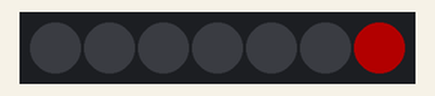
The program below on a simulated Raspberry Pi (BCM pin numbers) with a Rainbow HAT. Parts: 7 RGB LEDs in strip order, left to right. Dim RGB values are drawn brighter than linear.

Above: at 0.1 s.
At 1.1 s:
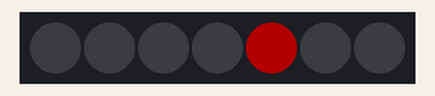
At 1.6 s:
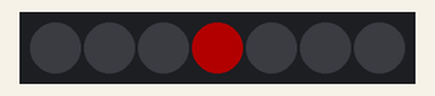
At 3.1 s:
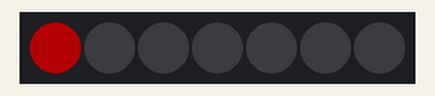
At 4.6 s:
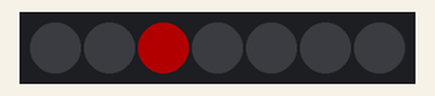
At 7.1 s:
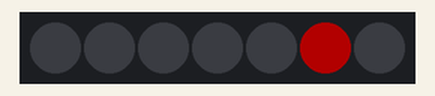
Timing chart, 0 to 40.0 s (numbered marks = the images above):
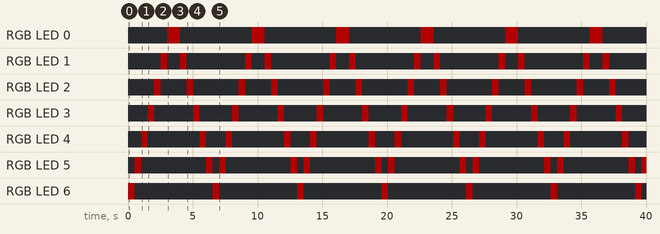

Measured:
- by itself, RGB LED 0: alternates RGB(58, 0, 0) for 1.0 s and off for 5.5 s
- by itself, RGB LED 1: repeats every 6.5 s: off 1.0 s, RGB(58, 0, 0) 0.50 s, off 4.5 s, RGB(58, 0, 0) 0.50 s
- by itself, RGB LED 2: repeats every 6.5 s: off 2.0 s, RGB(58, 0, 0) 0.50 s, off 3.5 s, RGB(58, 0, 0) 0.50 s
- by itself, RGB LED 3: repeats every 6.5 s: off 3.0 s, RGB(58, 0, 0) 0.50 s, off 2.5 s, RGB(58, 0, 0) 0.50 s
- by itself, RGB LED 4: repeats every 6.5 s: off 4.0 s, RGB(58, 0, 0) 0.50 s, off 1.5 s, RGB(58, 0, 0) 0.50 s
- by itself, RGB LED 5: repeats every 6.5 s: off 5.0 s, RGB(58, 0, 0) 0.50 s, off 0.50 s, RGB(58, 0, 0) 0.50 s
- by itself, RGB LED 6: alternates RGB(58, 0, 0) for 0.50 s and off for 6.0 s

The program:

generic_led.py
```python
__author__ = "Jieshu Wang & Bilal El Uneis"
__since__ = "November 2018"
__email__ = "foundwonder@gmail.com, bilaleluneis@gmail.com"

import time
import rainbowhat as rh


class GenericLed:
    def __init__(self, led_index: int, red_value: int, green_value: int, blue_value: int, sleep_time: float):
        self.__led_index = led_index
        self.__red_value = red_value
        self.__green_value = green_value
        self.__blue_value = blue_value
        self.__sleep_time = sleep_time

    def __led_on(self):
        rh.rainbow.set_pixel(self.__led_index, self.__red_value, self.__green_value, self.__blue_value)
        rh.rainbow.show()

    def __led_off(self):
        rh.rainbow.set_pixel(self.__led_index, 0, 0, 0)
        rh.rainbow.show()

    def blink(self):
        self.__led_on()
        time.sleep(self.__sleep_time)
        self.__led_off()


class RedLed (GenericLed):

    def __init__(self, led_index: int, sleep_time: float):
        super().__init__(led_index, 255, 0, 0, sleep_time)


class RainbowShield:
    def __init__(self, sleep_time):
        self.__sleep_time = sleep_time

    def blink_left_right(self):
        for i in range(7):
            RedLed(led_index=i, sleep_time=self.__sleep_time).blink()

    def blink_right_left(self):
        for i in range(6, 0, -1):
            RedLed(led_index=i, sleep_time=self.__sleep_time).blink()


class RainBowShield:
    def __init__(self, sleep_time: float):
        self.__leds = []
        for index in range(7):
            self.__leds.append(RedLed(index, sleep_time))

    def run(self):
        while True:
            for led in range(7):
                self.__leds[led].blink()
            for led in range(6, 0, -1):
                self.__leds[led].blink()


def main():
    RainBowShield(0.5).run()


if __name__ == "__main__":
    main()
```
